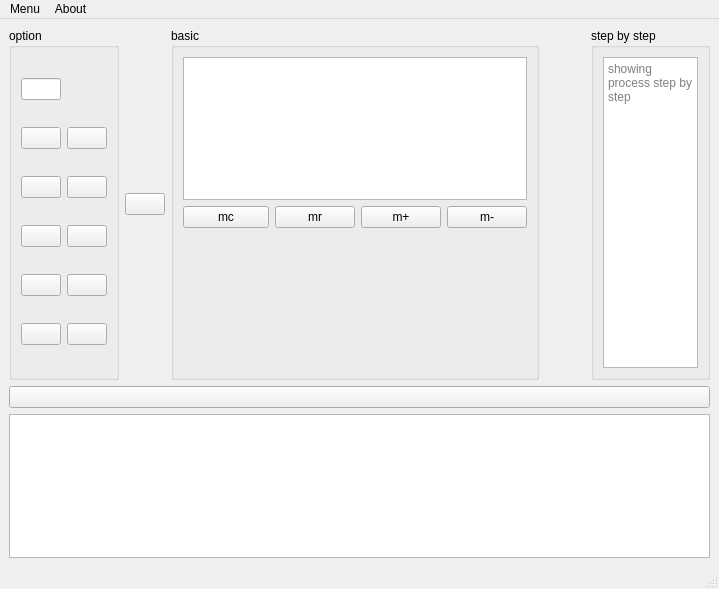
<?xml version="1.0" encoding="UTF-8"?>
<ui version="4.0">
 <class>calculator</class>
 <widget class="QMainWindow" name="calculator">
  <property name="enabled">
   <bool>true</bool>
  </property>
  <property name="geometry">
   <rect>
    <x>0</x>
    <y>0</y>
    <width>719</width>
    <height>589</height>
   </rect>
  </property>
  <property name="sizePolicy">
   <sizepolicy hsizetype="Preferred" vsizetype="Preferred">
    <horstretch>0</horstretch>
    <verstretch>0</verstretch>
   </sizepolicy>
  </property>
  <property name="minimumSize">
   <size>
    <width>220</width>
    <height>220</height>
   </size>
  </property>
  <property name="maximumSize">
   <size>
    <width>16777215</width>
    <height>16777215</height>
   </size>
  </property>
  <property name="windowTitle">
   <string>calculator</string>
  </property>
  <property name="styleSheet">
   <string notr="true"/>
  </property>
  <widget class="QWidget" name="centralwidget">
   <layout class="QVBoxLayout" name="verticalLayout">
    <item>
     <layout class="QHBoxLayout" name="horizontalLayout">
      <item>
       <widget class="QGroupBox" name="grpbox_option">
        <property name="title">
         <string>option</string>
        </property>
        <layout class="QGridLayout" name="gridLayout_3">
         <item row="1" column="1">
          <widget class="QPushButton" name="opttwobtn">
           <property name="text">
            <string/>
           </property>
          </widget>
         </item>
         <item row="5" column="1">
          <widget class="QPushButton" name="opttenbtn">
           <property name="text">
            <string/>
           </property>
          </widget>
         </item>
         <item row="4" column="1">
          <widget class="QPushButton" name="opteightbtn">
           <property name="text">
            <string/>
           </property>
          </widget>
         </item>
         <item row="2" column="1">
          <widget class="QPushButton" name="optfourbtn">
           <property name="text">
            <string/>
           </property>
          </widget>
         </item>
         <item row="3" column="1">
          <widget class="QPushButton" name="optsixbtn">
           <property name="text">
            <string/>
           </property>
          </widget>
         </item>
         <item row="4" column="0">
          <widget class="QPushButton" name="optsevenbtn">
           <property name="text">
            <string/>
           </property>
          </widget>
         </item>
         <item row="5" column="0">
          <widget class="QPushButton" name="optninebtn">
           <property name="text">
            <string/>
           </property>
          </widget>
         </item>
         <item row="2" column="0">
          <widget class="QPushButton" name="optthreebtn">
           <property name="text">
            <string/>
           </property>
          </widget>
         </item>
         <item row="1" column="0">
          <widget class="QPushButton" name="optonebtn">
           <property name="text">
            <string/>
           </property>
          </widget>
         </item>
         <item row="3" column="0">
          <widget class="QPushButton" name="optfivebtn">
           <property name="text">
            <string/>
           </property>
          </widget>
         </item>
         <item row="0" column="0">
          <widget class="QLineEdit" name="lineEdit"/>
         </item>
        </layout>
       </widget>
      </item>
      <item>
       <widget class="QPushButton" name="optionboxbtn">
        <property name="text">
         <string/>
        </property>
        <property name="icon">
         <iconset>
          <normaloff>C:/Users/Matin/Desktop/arrow-left.png</normaloff>C:/Users/Matin/Desktop/arrow-left.png</iconset>
        </property>
       </widget>
      </item>
      <item>
       <widget class="QGroupBox" name="grpbox_basic">
        <property name="title">
         <string>basic</string>
        </property>
        <layout class="QVBoxLayout" name="verticalLayout_3">
         <item>
          <widget class="QPlainTextEdit" name="inputpte">
           <property name="sizePolicy">
            <sizepolicy hsizetype="Expanding" vsizetype="Expanding">
             <horstretch>0</horstretch>
             <verstretch>0</verstretch>
            </sizepolicy>
           </property>
           <property name="maximumSize">
            <size>
             <width>16777215</width>
             <height>16777215</height>
            </size>
           </property>
           <property name="styleSheet">
            <string notr="true"/>
           </property>
          </widget>
         </item>
         <item>
          <layout class="QGridLayout" name="gridLayout">
           <property name="topMargin">
            <number>0</number>
           </property>
           <item row="1" column="0">
            <widget class="QPushButton" name="powerbtn">
             <property name="contextMenuPolicy">
              <enum>Qt::DefaultContextMenu</enum>
             </property>
             <property name="text">
              <string/>
             </property>
             <property name="icon">
              <iconset>
               <normaloff>icon/navigate-up-arrow.png</normaloff>icon/navigate-up-arrow.png</iconset>
             </property>
             <property name="flat">
              <bool>true</bool>
             </property>
            </widget>
           </item>
           <item row="4" column="0">
            <widget class="QPushButton" name="fourbtn">
             <property name="text">
              <string/>
             </property>
             <property name="icon">
              <iconset>
               <normaloff>icon/four (1).png</normaloff>icon/four (1).png</iconset>
             </property>
             <property name="flat">
              <bool>true</bool>
             </property>
            </widget>
           </item>
           <item row="2" column="2">
            <widget class="QPushButton" name="ninebtn">
             <property name="text">
              <string/>
             </property>
             <property name="icon">
              <iconset>
               <normaloff>icon/nine (1).png</normaloff>icon/nine (1).png</iconset>
             </property>
             <property name="flat">
              <bool>true</bool>
             </property>
            </widget>
           </item>
           <item row="1" column="3">
            <widget class="QPushButton" name="singledeletebtn">
             <property name="text">
              <string/>
             </property>
             <property name="icon">
              <iconset>
               <normaloff>icon/delete.png</normaloff>icon/delete.png</iconset>
             </property>
             <property name="flat">
              <bool>true</bool>
             </property>
            </widget>
           </item>
           <item row="1" column="2">
            <widget class="QPushButton" name="multiplebtn">
             <property name="text">
              <string/>
             </property>
             <property name="icon">
              <iconset>
               <normaloff>icon/cancel.png</normaloff>icon/cancel.png</iconset>
             </property>
             <property name="flat">
              <bool>true</bool>
             </property>
            </widget>
           </item>
           <item row="0" column="3">
            <widget class="QPushButton" name="mminesbtn">
             <property name="text">
              <string>m-</string>
             </property>
            </widget>
           </item>
           <item row="5" column="2">
            <widget class="QPushButton" name="threebtn">
             <property name="text">
              <string/>
             </property>
             <property name="icon">
              <iconset>
               <normaloff>icon/three (1).png</normaloff>icon/three (1).png</iconset>
             </property>
             <property name="flat">
              <bool>true</bool>
             </property>
            </widget>
           </item>
           <item row="2" column="1">
            <widget class="QPushButton" name="eightbtn">
             <property name="text">
              <string/>
             </property>
             <property name="icon">
              <iconset>
               <normaloff>icon/eight (1).png</normaloff>icon/eight (1).png</iconset>
             </property>
             <property name="flat">
              <bool>true</bool>
             </property>
            </widget>
           </item>
           <item row="6" column="1">
            <widget class="QPushButton" name="zerobtn">
             <property name="text">
              <string/>
             </property>
             <property name="icon">
              <iconset>
               <normaloff>icon/zero (1).png</normaloff>icon/zero (1).png</iconset>
             </property>
             <property name="flat">
              <bool>true</bool>
             </property>
            </widget>
           </item>
           <item row="4" column="3">
            <widget class="QPushButton" name="minesbtn">
             <property name="text">
              <string/>
             </property>
             <property name="icon">
              <iconset>
               <normaloff>icon/minus-sign.png</normaloff>icon/minus-sign.png</iconset>
             </property>
             <property name="flat">
              <bool>true</bool>
             </property>
            </widget>
           </item>
           <item row="2" column="0">
            <widget class="QPushButton" name="sevenbtn">
             <property name="text">
              <string/>
             </property>
             <property name="icon">
              <iconset>
               <normaloff>icon/seven (1).png</normaloff>icon/seven (1).png</iconset>
             </property>
             <property name="flat">
              <bool>true</bool>
             </property>
            </widget>
           </item>
           <item row="5" column="1">
            <widget class="QPushButton" name="twobtn">
             <property name="text">
              <string/>
             </property>
             <property name="icon">
              <iconset>
               <normaloff>icon/two (1).png</normaloff>icon/two (1).png</iconset>
             </property>
             <property name="flat">
              <bool>true</bool>
             </property>
            </widget>
           </item>
           <item row="2" column="3">
            <widget class="QPushButton" name="fullclearbtn">
             <property name="text">
              <string/>
             </property>
             <property name="icon">
              <iconset>
               <normaloff>icon/letter-c.png</normaloff>icon/letter-c.png</iconset>
             </property>
             <property name="flat">
              <bool>true</bool>
             </property>
            </widget>
           </item>
           <item row="6" column="2">
            <widget class="QPushButton" name="dotbtn">
             <property name="minimumSize">
              <size>
               <width>0</width>
               <height>0</height>
              </size>
             </property>
             <property name="text">
              <string/>
             </property>
             <property name="icon">
              <iconset>
               <normaloff>icon/black-circle.png</normaloff>icon/black-circle.png</iconset>
             </property>
             <property name="iconSize">
              <size>
               <width>7</width>
               <height>7</height>
              </size>
             </property>
             <property name="flat">
              <bool>true</bool>
             </property>
            </widget>
           </item>
           <item row="5" column="0">
            <widget class="QPushButton" name="onebtn">
             <property name="text">
              <string/>
             </property>
             <property name="icon">
              <iconset>
               <normaloff>icon/one (1).png</normaloff>icon/one (1).png</iconset>
             </property>
             <property name="flat">
              <bool>true</bool>
             </property>
            </widget>
           </item>
           <item row="1" column="1">
            <widget class="QPushButton" name="divisinbtn">
             <property name="text">
              <string/>
             </property>
             <property name="icon">
              <iconset>
               <normaloff>icon/divide-mathematical-sign.png</normaloff>icon/divide-mathematical-sign.png</iconset>
             </property>
             <property name="flat">
              <bool>true</bool>
             </property>
            </widget>
           </item>
           <item row="5" column="3">
            <widget class="QPushButton" name="plusbtn">
             <property name="text">
              <string/>
             </property>
             <property name="icon">
              <iconset>
               <normaloff>icon/plus.png</normaloff>icon/plus.png</iconset>
             </property>
             <property name="flat">
              <bool>true</bool>
             </property>
            </widget>
           </item>
           <item row="4" column="2">
            <widget class="QPushButton" name="sixbtn">
             <property name="text">
              <string/>
             </property>
             <property name="icon">
              <iconset>
               <normaloff>icon/six (1).png</normaloff>icon/six (1).png</iconset>
             </property>
             <property name="flat">
              <bool>true</bool>
             </property>
            </widget>
           </item>
           <item row="0" column="2">
            <widget class="QPushButton" name="mplusbtn">
             <property name="text">
              <string>m+</string>
             </property>
            </widget>
           </item>
           <item row="0" column="1">
            <widget class="QPushButton" name="mrbtn">
             <property name="text">
              <string>mr</string>
             </property>
            </widget>
           </item>
           <item row="6" column="3">
            <widget class="QPushButton" name="equalbtn">
             <property name="text">
              <string/>
             </property>
             <property name="icon">
              <iconset>
               <normaloff>icon/equal-mathematical-sign.png</normaloff>icon/equal-mathematical-sign.png</iconset>
             </property>
             <property name="flat">
              <bool>true</bool>
             </property>
            </widget>
           </item>
           <item row="0" column="0">
            <widget class="QPushButton" name="mcbtn">
             <property name="text">
              <string>mc</string>
             </property>
            </widget>
           </item>
           <item row="4" column="1">
            <widget class="QPushButton" name="fivebtn">
             <property name="text">
              <string/>
             </property>
             <property name="icon">
              <iconset>
               <normaloff>icon/five (1).png</normaloff>icon/five (1).png</iconset>
             </property>
             <property name="flat">
              <bool>true</bool>
             </property>
            </widget>
           </item>
           <item row="6" column="0">
            <layout class="QGridLayout" name="gridLayout_4">
             <property name="sizeConstraint">
              <enum>QLayout::SetDefaultConstraint</enum>
             </property>
             <item row="0" column="0">
              <widget class="QPushButton" name="openbraketbtn">
               <property name="sizePolicy">
                <sizepolicy hsizetype="Minimum" vsizetype="Fixed">
                 <horstretch>0</horstretch>
                 <verstretch>0</verstretch>
                </sizepolicy>
               </property>
               <property name="maximumSize">
                <size>
                 <width>16777215</width>
                 <height>16777215</height>
                </size>
               </property>
               <property name="text">
                <string/>
               </property>
               <property name="icon">
                <iconset>
                 <normaloff>icon/parenthesis.png</normaloff>icon/parenthesis.png</iconset>
               </property>
               <property name="flat">
                <bool>true</bool>
               </property>
              </widget>
             </item>
             <item row="0" column="1">
              <widget class="QPushButton" name="closebraketbtn">
               <property name="sizePolicy">
                <sizepolicy hsizetype="Minimum" vsizetype="Fixed">
                 <horstretch>0</horstretch>
                 <verstretch>0</verstretch>
                </sizepolicy>
               </property>
               <property name="maximumSize">
                <size>
                 <width>16777215</width>
                 <height>16777215</height>
                </size>
               </property>
               <property name="text">
                <string/>
               </property>
               <property name="icon">
                <iconset>
                 <normaloff>icon/parenthesis (1).png</normaloff>icon/parenthesis (1).png</iconset>
               </property>
               <property name="flat">
                <bool>true</bool>
               </property>
              </widget>
             </item>
            </layout>
           </item>
          </layout>
         </item>
        </layout>
       </widget>
      </item>
      <item>
       <widget class="QPushButton" name="stepbystepboxbtn">
        <property name="text">
         <string/>
        </property>
        <property name="icon">
         <iconset>
          <normaloff>icon/arrow-right.png</normaloff>icon/arrow-right.png</iconset>
        </property>
        <property name="flat">
         <bool>true</bool>
        </property>
       </widget>
      </item>
      <item>
       <widget class="QGroupBox" name="grpbox_stepbystep">
        <property name="title">
         <string>step by step</string>
        </property>
        <layout class="QVBoxLayout" name="verticalLayout_2">
         <item>
          <widget class="QPlainTextEdit" name="stepbysteppte">
           <property name="readOnly">
            <bool>true</bool>
           </property>
           <property name="placeholderText">
            <string>showing process step by step</string>
           </property>
          </widget>
         </item>
        </layout>
       </widget>
      </item>
     </layout>
    </item>
    <item>
     <widget class="QPushButton" name="advanceboxbtn">
      <property name="text">
       <string/>
      </property>
      <property name="icon">
       <iconset>
        <normaloff>C:/Users/Matin/Desktop/down-arrow.png</normaloff>C:/Users/Matin/Desktop/down-arrow.png</iconset>
      </property>
     </widget>
    </item>
    <item>
     <widget class="QPlainTextEdit" name="treepte"/>
    </item>
   </layout>
  </widget>
  <widget class="QMenuBar" name="menubar">
   <property name="geometry">
    <rect>
     <x>0</x>
     <y>0</y>
     <width>719</width>
     <height>25</height>
    </rect>
   </property>
   <widget class="QMenu" name="menuHistory">
    <property name="title">
     <string>Menu</string>
    </property>
    <addaction name="actionHistory"/>
    <addaction name="actionAdd_new_operator"/>
    <addaction name="separator"/>
    <addaction name="actionExit"/>
   </widget>
   <widget class="QMenu" name="menuAbout">
    <property name="title">
     <string>About</string>
    </property>
    <addaction name="actionHelp"/>
    <addaction name="actionUS"/>
    <addaction name="actionDonate"/>
   </widget>
   <addaction name="menuHistory"/>
   <addaction name="menuAbout"/>
  </widget>
  <widget class="QStatusBar" name="statusbar"/>
  <action name="actionHistory">
   <property name="text">
    <string>History</string>
   </property>
  </action>
  <action name="actionExit">
   <property name="text">
    <string>Exit</string>
   </property>
  </action>
  <action name="actionUS">
   <property name="text">
    <string>US</string>
   </property>
  </action>
  <action name="actionHelp">
   <property name="text">
    <string>Help</string>
   </property>
  </action>
  <action name="actionDonate">
   <property name="text">
    <string>Donate</string>
   </property>
  </action>
  <action name="actionAdd_new_operator">
   <property name="text">
    <string>Add new operator</string>
   </property>
  </action>
 </widget>
 <resources/>
 <connections/>
</ui>
